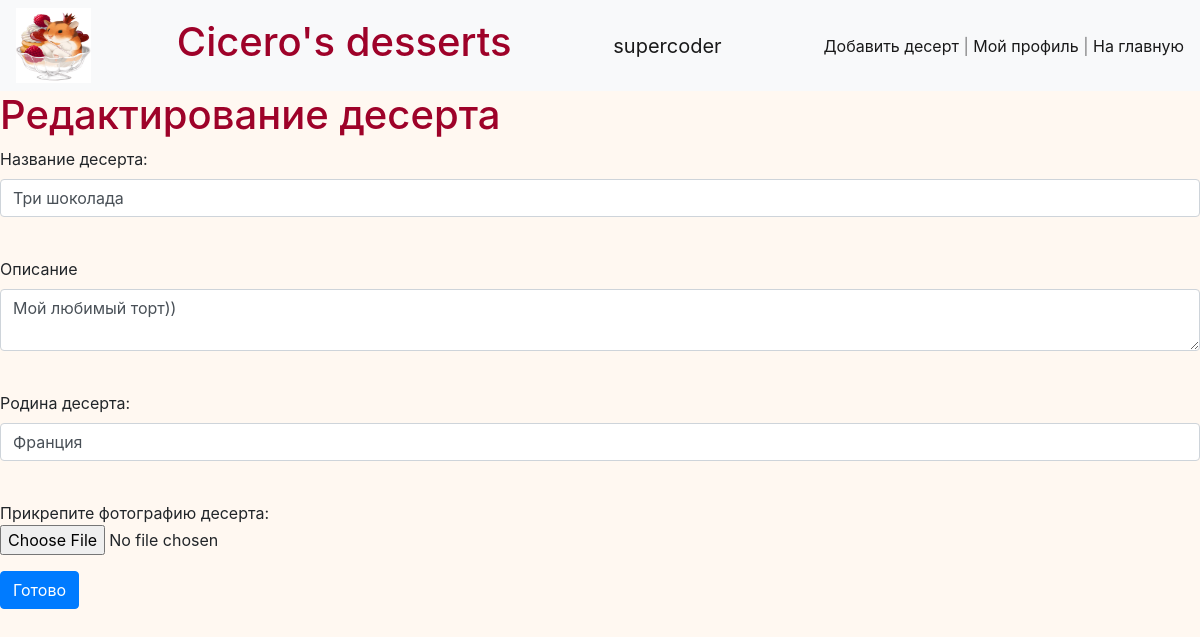
Before: /desserts/edit/1 (signed in) with the older database file.
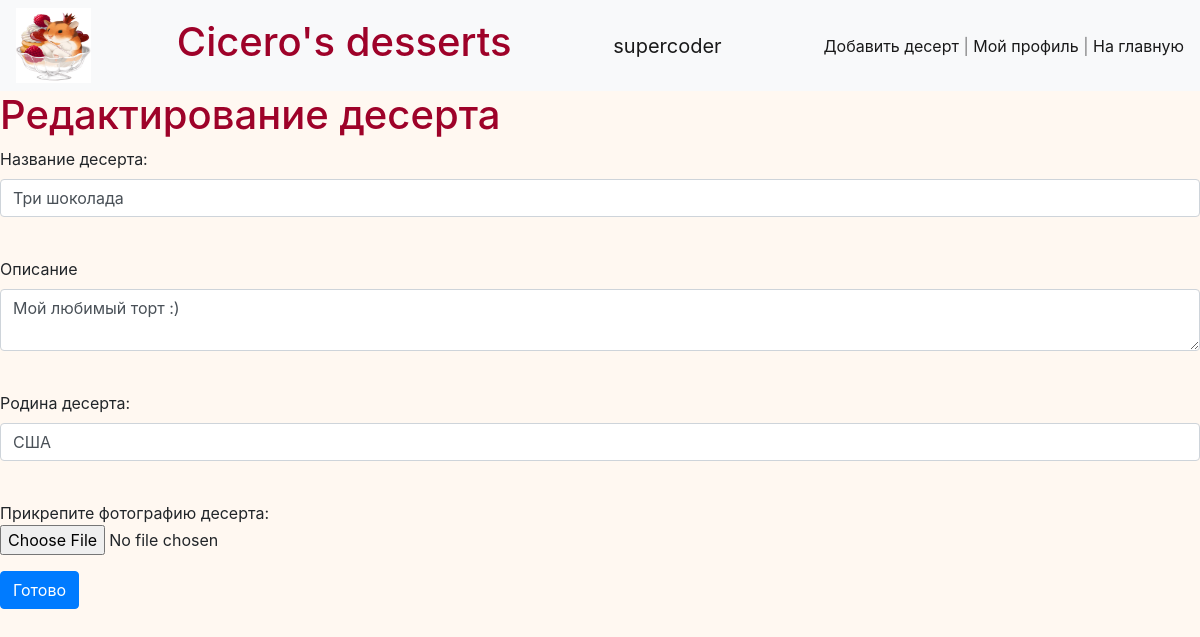
After: the same page with the newer database file.
### data/desserts.py (models this page shows)
class Dessert(SqlAlchemyBase):
    __tablename__ = 'desserts'
    id = sqlalchemy.Column(sqlalchemy.Integer, primary_key=True, autoincrement=True)
    title = sqlalchemy.Column(sqlalchemy.String, nullable=False)
    content = sqlalchemy.Column(sqlalchemy.String, nullable=False)
    country = sqlalchemy.Column(sqlalchemy.String, nullable=False)
    created_date = sqlalchemy.Column(sqlalchemy.String, default=datetime.datetime.now().strftime('%m.%d.%Y, %H:%M'))
    user_id = sqlalchemy.Column(sqlalchemy.Integer, sqlalchemy.ForeignKey("users.id"))
    user = orm.relation('User')

### main.py (the view, shortened to what this page needs)
@app.route('/desserts/edit/<int:id>', methods=['GET', 'POST'])
@login_required
def edit_desserts(id):
    form = DessertForm()
    if request.method == "GET":
        db_sess = db_session.create_session()
        dessert = db_sess.query(Dessert).filter(Dessert.id == id, Dessert.user == current_user).first()
        if dessert:
            form.title.data = dessert.title
            form.content.data = dessert.content
            form.country.data = dessert.country
        else:
            abort(404)
    return render_template('desserts.html', title='Редактирование десерта', form=form)

### main.py (shortened to what this page needs)
class DessertForm(FlaskForm):
    title = StringField('Название десерта:', validators=[DataRequired()])
    content = TextAreaField('Описание', validators=[DataRequired()])
    country = StringField('Родина десерта:', validators=[DataRequired()])
    submit = SubmitField("Готово")

### data/db_session.py (called while the page is built)
def create_session() -> Session:
    global __factory
    return __factory()

### main.py (called while the page is built)
@login_manager.user_loader
def load_user(user_id):
    db_sess = db_session.create_session()
    return db_sess.query(User).get(user_id)

### templates/desserts.html (shortened to what this page needs)
{% extends "base.html" %}
{% block content %}
    <h1>{{title}}</h1>
    <form action="" method="post" enctype="multipart/form-data">
        <p>
            {{ form.title.label }}<br>
            {{ form.title(class="form-control") }}<br>
        </p>
        <p>
            {{ form.content.label }}<br>
            {{ form.content(class="form-control") }}<br>
        </p>
        <p>
            {{ form.country.label }}<br>
            {{ form.country(class="form-control") }}<br>
        </p>
        <p>
            Прикрепите фотографию десерта: <br>
            <input type="file" name="recipe_photo" accept="image/*">
        </p>
        <p>{{ form.submit(type="submit", class="btn btn-primary") }}</p>
    </form>
{% endblock %}

Changed rows visible on the page:
changed Dessert "Три шоколада": content "Мой любимый торт))" → "Мой любимый торт :)"; country "Франция" → "США"
